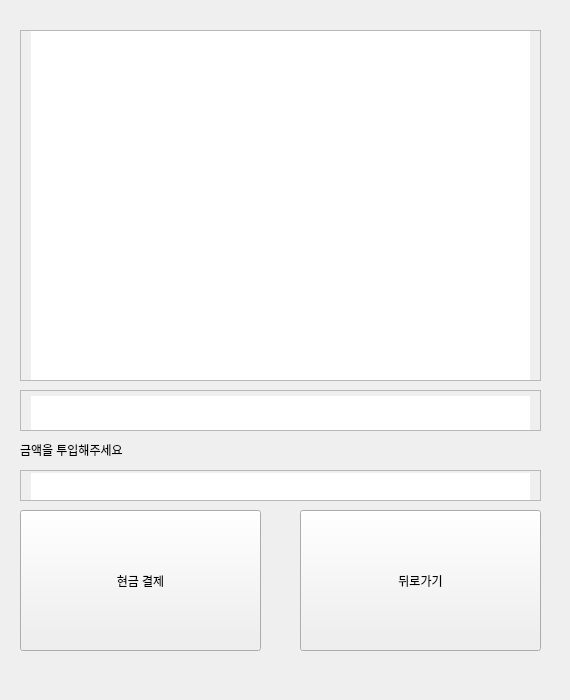
    <widget class="QWidget" name="page_3">
     <widget class="QLabel" name="la_money">
      <property name="geometry">
       <rect>
        <x>20</x>
        <y>440</y>
        <width>131</width>
        <height>20</height>
       </rect>
      </property>
      <property name="text">
       <string>금액을 투입해주세요</string>
      </property>
     </widget>
     <widget class="QPushButton" name="back">
      <property name="geometry">
       <rect>
        <x>300</x>
        <y>510</y>
        <width>241</width>
        <height>141</height>
       </rect>
      </property>
      <property name="text">
       <string>뒤로가기</string>
      </property>
     </widget>
     <widget class="QPushButton" name="cash_payment">
      <property name="geometry">
       <rect>
        <x>20</x>
        <y>510</y>
        <width>241</width>
        <height>141</height>
       </rect>
      </property>
      <property name="text">
       <string>현금 결제</string>
      </property>
     </widget>
     <widget class="QTextEdit" name="txt_total">
      <property name="geometry">
       <rect>
        <x>20</x>
        <y>390</y>
        <width>521</width>
        <height>41</height>
       </rect>
      </property>
      <property name="styleSheet">
       <string notr="true">padding-left: 10px;
padding-right: 10px;
padding-top: 5px;</string>
      </property>
     </widget>
     <widget class="QTextBrowser" name="menu_list2">
      <property name="geometry">
       <rect>
        <x>20</x>
        <y>30</y>
        <width>521</width>
        <height>351</height>
       </rect>
      </property>
      <property name="styleSheet">
       <string notr="true">padding-left: 10px;
padding-right: 10px;
</string>
      </property>
     </widget>
     <widget class="QTextEdit" name="money">
      <property name="geometry">
       <rect>
        <x>20</x>
        <y>470</y>
        <width>521</width>
        <height>31</height>
       </rect>
      </property>
      <property name="styleSheet">
       <string notr="true">padding-left: 10px;
padding-right: 10px;
padding-top: 2px;</string>
      </property>
     </widget>
     <widget class="QLabel" name="label_22">
      <property name="geometry">
       <rect>
        <x>0</x>
        <y>0</y>
        <width>561</width>
        <height>691</height>
       </rect>
      </property>
      <property name="text">
       <string/>
      </property>
      <property name="pixmap">
       <pixmap>╣ш░ц.png</pixmap>
      </property>
      <property name="scaledContents">
       <bool>true</bool>
      </property>
     </widget>
     <zorder>label_22</zorder>
     <zorder>la_money</zorder>
     <zorder>back</zorder>
     <zorder>cash_payment</zorder>
     <zorder>txt_total</zorder>
     <zorder>menu_list2</zorder>
     <zorder>money</zorder>
    </widget>
